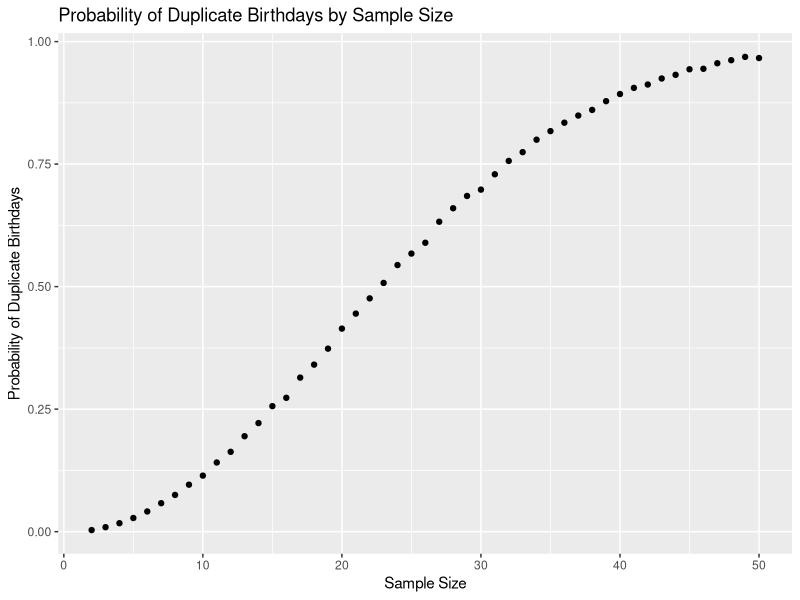

R code for this plot: (Note: a time limit stopped this script after it produced the figure.)
## ---- chunk 1
library(tidyverse)

## ---- chunk 2
dup_bdays = function(samp_size) {
  bday_vec <- sample(c(1:365), size = samp_size, replace = TRUE)

  if (n_distinct(bday_vec) < samp_size) {
    return(TRUE)
  } else {
    return(FALSE)
  } 
}

## ---- chunk 3

prob_by_size <- c()

for (sample_size in 2:50){
  num_dups = 0
  for (iteration in 1:10000) {
    if (dup_bdays(sample_size))
      num_dups = num_dups + 1
  }
  
  avg_prob = num_dups / 10000
  prob_by_size = append(prob_by_size, values = avg_prob)
}

dup_bday_tbl <-
  tibble(
    sample_size = 2:50,
    avg_prob = prob_by_size
  )

## ---- chunk 4
dup_bday_tbl %>% 
  ggplot(aes(x = sample_size, y = avg_prob)) +
  geom_point() +
  xlab("Sample Size") +
  ylab("Probability of Duplicate Birthdays") +
  ggtitle("Probability of Duplicate Birthdays by Sample Size")


## ---- chunk 5
n <- 30
sigma <- 5
pop_param <- 0

x_bar_vec <- c()
p_val_vec <- c()

for (iter in 1:5000) {
  rand_samp <- rnorm(n, pop_param, sigma)
  x_bar <- mean(rand_samp)
  x_bar_vec = c(x_bar_vec, values = x_bar)
  
  p_val <- 
    t.test(rand_samp, mu = 0, conf.level = 0.95) %>%
    broom::tidy() %>% 
    pull(p.value)
    
  p_val_vec = c(p_val_vec, p_val)
  
}

t_test_results <- tibble(
  samp_avg = x_bar_vec,
  p_val = p_val_vec
)


## ---- chunk 6
gen_test_data <- function(pop_param_vec, n, sigma, results) {
  x_bar_vec <- numeric()
  p_val_vec <- numeric()
  for (val in pop_param_vec) {
    for (iter in 1:5000) {
      rand_samp <- rnorm(n, val, sigma)
      x_bar <- mean(rand_samp)
      x_bar_vec <- c(x_bar_vec, x_bar)
      
      p_val <- 
      t.test(rand_samp, mu = 0, conf.level = 0.95) %>%
      broom::tidy() %>% 
      pull(p.value)
      p_val_vec <- c(p_val_vec, p_val)
      
    }
  }
  results <- 
    bind_rows(results, tibble(samp_avg = x_bar_vec, p_val = p_val_vec))
  return(results)
}

## ---- chunk 7
mu_vec <- c(1, 2, 3, 4, 5, 6)
t_test_results <- gen_test_data(mu_vec, n, sigma, t_test_results)

t_test_results <- t_test_results %>% 
  mutate(
    mu = ((row_number() -1) %/% 5000)
  )


## ---- chunk 8
t_test_results %>% 
  filter(p_val < 0.05) %>% 
  ggplot(aes(x = factor(mu), fill = mu)) +
  geom_bar() +
  xlab("Number of t-tests with Null Rejected") +
  ylab("Total t-tests conducted") +
  ggtitle("Proportion of Null HYpohtesis Rejections by Population Mean")
